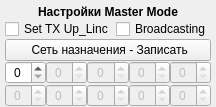
           <widget class="QWidget" name="MasterMode_Widget" native="true">
            <layout class="QVBoxLayout" name="verticalLayout_6">
             <property name="spacing">
              <number>0</number>
             </property>
             <property name="leftMargin">
              <number>5</number>
             </property>
             <property name="topMargin">
              <number>5</number>
             </property>
             <property name="rightMargin">
              <number>5</number>
             </property>
             <property name="bottomMargin">
              <number>0</number>
             </property>
             <item>
              <widget class="QLabel" name="label_13">
               <property name="sizePolicy">
                <sizepolicy hsizetype="Expanding" vsizetype="Minimum">
                 <horstretch>0</horstretch>
                 <verstretch>0</verstretch>
                </sizepolicy>
               </property>
               <property name="font">
                <font>
                 <family>Microsoft YaHei UI</family>
                 <pointsize>9</pointsize>
                 <weight>75</weight>
                 <bold>true</bold>
                </font>
               </property>
               <property name="text">
                <string>Настройки Master Mode</string>
               </property>
               <property name="alignment">
                <set>Qt::AlignCenter</set>
               </property>
              </widget>
             </item>
             <item>
              <layout class="QGridLayout" name="gridLayout_3">
               <property name="spacing">
                <number>2</number>
               </property>
               <item row="1" column="0">
                <widget class="QCheckBox" name="Up_Link">
                 <property name="sizePolicy">
                  <sizepolicy hsizetype="Expanding" vsizetype="Minimum">
                   <horstretch>0</horstretch>
                   <verstretch>0</verstretch>
                  </sizepolicy>
                 </property>
                 <property name="font">
                  <font>
                   <family>Microsoft YaHei UI</family>
                   <weight>50</weight>
                   <bold>false</bold>
                  </font>
                 </property>
                 <property name="text">
                  <string>Set TX Up_Linc</string>
                 </property>
                </widget>
               </item>
               <item row="1" column="1">
                <widget class="QCheckBox" name="Broadcasting">
                 <property name="sizePolicy">
                  <sizepolicy hsizetype="Expanding" vsizetype="Minimum">
                   <horstretch>0</horstretch>
                   <verstretch>0</verstretch>
                  </sizepolicy>
                 </property>
                 <property name="font">
                  <font>
                   <family>Microsoft YaHei UI</family>
                   <weight>50</weight>
                   <bold>false</bold>
                  </font>
                 </property>
                 <property name="text">
                  <string>Broadcasting</string>
                 </property>
                </widget>
               </item>
              </layout>
             </item>
             <item>
              <widget class="QWidget" name="Mask_Widget" native="true">
               <layout class="QVBoxLayout" name="verticalLayout_8">
                <property name="spacing">
                 <number>2</number>
                </property>
                <property name="leftMargin">
                 <number>0</number>
                </property>
                <property name="topMargin">
                 <number>0</number>
                </property>
                <property name="rightMargin">
                 <number>0</number>
                </property>
                <property name="bottomMargin">
                 <number>0</number>
                </property>
                <item>
                 <layout class="QVBoxLayout" name="verticalLayout_3">
                  <property name="spacing">
                   <number>0</number>
                  </property>
                  <item>
                   <widget class="QPushButton" name="SetDestinationMASK">
                    <property name="sizePolicy">
                     <sizepolicy hsizetype="Expanding" vsizetype="Minimum">
                      <horstretch>0</horstretch>
                      <verstretch>0</verstretch>
                     </sizepolicy>
                    </property>
                    <property name="text">
                     <string> Сеть назначения - Записать</string>
                    </property>
                   </widget>
                  </item>
                  <item>
                   <layout class="QGridLayout" name="gridLayout_2">
                    <item row="0" column="0">
                     <widget class="QSpinBox" name="LVL0_2">
                      <property name="sizePolicy">
                       <sizepolicy hsizetype="Expanding" vsizetype="Minimum">
                        <horstretch>0</horstretch>
                        <verstretch>0</verstretch>
                       </sizepolicy>
                      </property>
                      <property name="minimumSize">
                       <size>
                        <width>0</width>
                        <height>0</height>
                       </size>
                      </property>
                      <property name="font">
                       <font>
                        <family>Microsoft YaHei UI</family>
                       </font>
                      </property>
                      <property name="alignment">
                       <set>Qt::AlignCenter</set>
                      </property>
                      <property name="maximum">
                       <number>15</number>
                      </property>
                     </widget>
                    </item>
                    <item row="0" column="1">
                     <widget class="QSpinBox" name="LVL1_2">
                      <property name="enabled">
                       <bool>false</bool>
                      </property>
                      <property name="sizePolicy">
                       <sizepolicy hsizetype="Expanding" vsizetype="Minimum">
                        <horstretch>0</horstretch>
                        <verstretch>0</verstretch>
                       </sizepolicy>
                      </property>
                      <property name="minimumSize">
                       <size>
                        <width>0</width>
                        <height>0</height>
                       </size>
                      </property>
                      <property name="font">
                       <font>
                        <family>Microsoft YaHei UI</family>
                       </font>
                      </property>
                      <property name="alignment">
                       <set>Qt::AlignCenter</set>
                      </property>
                      <property name="maximum">
                       <number>15</number>
                      </property>
                     </widget>
                    </item>
                    <item row="0" column="2">
                     <widget class="QSpinBox" name="LVL2_2">
                      <property name="enabled">
                       <bool>false</bool>
                      </property>
                      <property name="sizePolicy">
                       <sizepolicy hsizetype="Expanding" vsizetype="Minimum">
                        <horstretch>0</horstretch>
                        <verstretch>0</verstretch>
                       </sizepolicy>
                      </property>
                      <property name="minimumSize">
                       <size>
                        <width>0</width>
                        <height>0</height>
                       </size>
                      </property>
                      <property name="font">
                       <font>
                        <family>Microsoft YaHei UI</family>
                       </font>
                      </property>
                      <property name="alignment">
                       <set>Qt::AlignCenter</set>
                      </property>
                      <property name="maximum">
                       <number>15</number>
                      </property>
                     </widget>
                    </item>
                    <item row="0" column="4">
                     <widget class="QSpinBox" name="LVL4_2">
                      <property name="enabled">
                       <bool>false</bool>
                      </property>
                      <property name="sizePolicy">
                       <sizepolicy hsizetype="Expanding" vsizetype="Minimum">
                        <horstretch>0</horstretch>
                        <verstretch>0</verstretch>
                       </sizepolicy>
                      </property>
                      <property name="minimumSize">
                       <size>
                        <width>0</width>
                        <height>0</height>
                       </size>
                      </property>
                      <property name="font">
                       <font>
                        <family>Microsoft YaHei UI</family>
                       </font>
                      </property>
                      <property name="alignment">
                       <set>Qt::AlignCenter</set>
                      </property>
                      <property name="maximum">
                       <number>7</number>
                      </property>
                     </widget>
                    </item>
                    <item row="0" column="3">
                     <widget class="QSpinBox" name="LVL3_2">
                      <property name="enabled">
                       <bool>false</bool>
                      </property>
                      <property name="sizePolicy">
                       <sizepolicy hsizetype="Expanding" vsizetype="Minimum">
                        <horstretch>0</horstretch>
                        <verstretch>0</verstretch>
                       </sizepolicy>
                      </property>
                      <property name="minimumSize">
                       <size>
                        <width>0</width>
                        <height>0</height>
                       </size>
                      </property>
                      <property name="font">
                       <font>
                        <family>Microsoft YaHei UI</family>
                       </font>
                      </property>
                      <property name="alignment">
                       <set>Qt::AlignCenter</set>
                      </property>
                      <property name="maximum">
                       <number>15</number>
                      </property>
                     </widget>
                    </item>
                    <item row="1" column="0">
                     <widget class="QSpinBox" name="LVL5_2">
                      <property name="enabled">
                       <bool>false</bool>
                      </property>
                      <property name="sizePolicy">
                       <sizepolicy hsizetype="Expanding" vsizetype="Minimum">
                        <horstretch>0</horstretch>
                        <verstretch>0</verstretch>
                       </sizepolicy>
                      </property>
                      <property name="minimumSize">
                       <size>
                        <width>0</width>
                        <height>0</height>
                       </size>
                      </property>
                      <property name="font">
                       <font>
                        <family>Microsoft YaHei UI</family>
                       </font>
                      </property>
                      <property name="alignment">
                       <set>Qt::AlignCenter</set>
                      </property>
                      <property name="maximum">
                       <number>7</number>
                      </property>
                     </widget>
                    </item>
                    <item row="1" column="1">
                     <widget class="QSpinBox" name="LVL6_2">
                      <property name="enabled">
                       <bool>false</bool>
                      </property>
                      <property name="sizePolicy">
                       <sizepolicy hsizetype="Expanding" vsizetype="Minimum">
                        <horstretch>0</horstretch>
                        <verstretch>0</verstretch>
                       </sizepolicy>
                      </property>
                      <property name="minimumSize">
                       <size>
                        <width>0</width>
                        <height>0</height>
                       </size>
                      </property>
                      <property name="font">
                       <font>
                        <family>Microsoft YaHei UI</family>
                       </font>
                      </property>
                      <property name="alignment">
                       <set>Qt::AlignCenter</set>
                      </property>
                      <property name="maximum">
                       <number>7</number>
                      </property>
                     </widget>
                    </item>
                    <item row="1" column="2">
                     <widget class="QSpinBox" name="LVL7_2">
                      <property name="enabled">
                       <bool>false</bool>
                      </property>
                      <property name="sizePolicy">
                       <sizepolicy hsizetype="Expanding" vsizetype="Minimum">
                        <horstretch>0</horstretch>
                        <verstretch>0</verstretch>
                       </sizepolicy>
                      </property>
                      <property name="minimumSize">
                       <size>
                        <width>0</width>
                        <height>0</height>
                       </size>
                      </property>
                      <property name="font">
                       <font>
                        <family>Microsoft YaHei UI</family>
                       </font>
                      </property>
                      <property name="alignment">
                       <set>Qt::AlignCenter</set>
                      </property>
                      <property name="maximum">
                       <number>7</number>
                      </property>
                     </widget>
                    </item>
                    <item row="1" column="3">
                     <widget class="QSpinBox" name="LVL8_2">
                      <property name="enabled">
                       <bool>false</bool>
                      </property>
                      <property name="sizePolicy">
                       <sizepolicy hsizetype="Expanding" vsizetype="Minimum">
                        <horstretch>0</horstretch>
                        <verstretch>0</verstretch>
                       </sizepolicy>
                      </property>
                      <property name="minimumSize">
                       <size>
                        <width>0</width>
                        <height>0</height>
                       </size>
                      </property>
                      <property name="font">
                       <font>
                        <family>Microsoft YaHei UI</family>
                       </font>
                      </property>
                      <property name="alignment">
                       <set>Qt::AlignCenter</set>
                      </property>
                      <property name="maximum">
                       <number>3</number>
                      </property>
                     </widget>
                    </item>
                    <item row="1" column="4">
                     <widget class="QSpinBox" name="LVL9_2">
                      <property name="enabled">
                       <bool>false</bool>
                      </property>
                      <property name="sizePolicy">
                       <sizepolicy hsizetype="Expanding" vsizetype="Minimum">
                        <horstretch>0</horstretch>
                        <verstretch>0</verstretch>
                       </sizepolicy>
                      </property>
                      <property name="minimumSize">
                       <size>
                        <width>0</width>
                        <height>0</height>
                       </size>
                      </property>
                      <property name="font">
                       <font>
                        <family>Microsoft YaHei UI</family>
                       </font>
                      </property>
                      <property name="alignment">
                       <set>Qt::AlignCenter</set>
                      </property>
                      <property name="maximum">
                       <number>3</number>
                      </property>
                     </widget>
                    </item>
                   </layout>
                  </item>
                 </layout>
                </item>
               </layout>
              </widget>
             </item>
            </layout>
           </widget>
